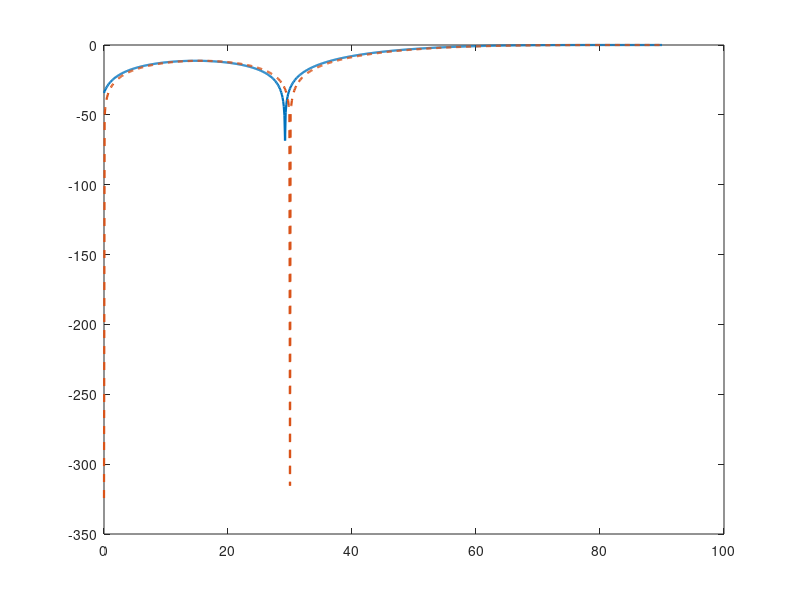

The MATLAB script that drew this image: (Note: this script raises an error after producing the figure.)
%% Q2 & Q3  (Daniel Tyukov, thetaA=99 deg)
clear; close all; clc;

deg = pi/180;

quant2bit = @(ang) round(ang/(90*deg))*(90*deg);
psi = @(th) pi*sind(th);

% q1
thetaA = 99;
psiA = psi(thetaA);
phi1 = -psiA;
phi2 = -psiA;
phi3 = -2*psiA;

% 2-bit
phi1q = quant2bit(phi1);
phi2q = quant2bit(phi2);
phi3q = quant2bit(phi3);

% sweep
thetaB = 0:0.1:90;
psiB   = psi(thetaB);

% Array response to angle for port 5
g5  = 0.5*( ...
      1 ...
    + exp(1j*(phi1 + psiB)) ...
    + exp(1j*(phi3 + 2*psiB)) ...
    + exp(1j*(phi3 + phi2 + 3*psiB)) );

g5q = 0.5*( ...
      1 ...
    + exp(1j*(phi1q + psiB)) ...
    + exp(1j*(phi3q + 2*psiB)) ...
    + exp(1j*(phi3q + phi2q + 3*psiB)) );

% A at port 5 is constant vs angles:
g5_A = 0.5*(1 + exp(1j*(phi1 + psiA)) + exp(1j*(phi3 + 2*psiA)) + exp(1j*(phi3 + phi2 + 3*psiA)));
G5_A_dB  = 20*log10(abs(g5_A));
G5_B_dB  = 20*log10(abs(g5));
G5_Bq_dB = 20*log10(abs(g5q));

% normalizing
normRef = 20*log10(2);
G5_A_dB  = G5_A_dB  - normRef;
G5_B_dB  = G5_B_dB  - normRef;
G5_Bq_dB = G5_Bq_dB - normRef;

%  phi4, phi5 for each theta B
S12 = 1 + exp(1j*(phi1 + psiB));
S34 = exp(1j*2*psiB) + exp(1j*(phi2 + 3*psiB));
phi4 = angle(S12) - angle(S34);
phi4 = mod(phi4 + pi, 2*pi) - pi;
phi5 = zeros(size(phi4));

figure; 
plot(thetaB, G5_B_dB, 'LineWidth',1.6); hold on;
plot(thetaB, G5_Bq_dB, '--', 'LineWidth',1.6);
yline(G5_A_dB, ':', sprintf('A at port 5 = %.2f dB', G5_A_dB),'LabelVerticalAlignment','bottom');
grid on; xlabel('\theta_B (deg)'); ylabel('Normalized Gain at port 5 (dB)');
title('Port 5 gain: B vs \theta_B  (solid), 2-bit blue phases (dashed), A is horizontal line');
legend('B @ port 5 (continuous phases)','B @ port 5 (2-bit phases)','Location','best');

figure;
yyaxis left; plot(thetaB, phi4/deg, 'LineWidth',1.6); ylabel('\phi_4 (deg)');
yyaxis right; plot(thetaB, phi5/deg, '--', 'LineWidth',1.6); ylabel('\phi_5 (deg)');
grid on; xlabel('\theta_B (deg)'); title('\phi_4 and \phi_5 required to focus B at port 6');
legend('\phi_4 (align subarrays)','\phi_5 (final align; 0^\circ with 0^\circ combiners)','Location','best');

disp('First 10 samples of phi4, phi5 (degrees) vs thetaB:');
T = table(thetaB(1:10).', (phi4(1:10)/deg).', (phi5(1:10)/deg).', ...
          'VariableNames', {'thetaB_deg','phi4_deg','phi5_deg'});
disp(T);
